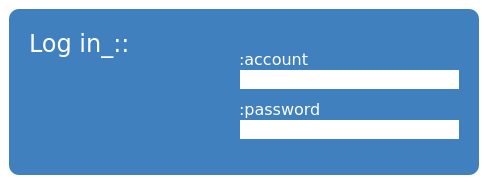
<?xml version="1.0" encoding="UTF-8"?>
<ui version="4.0">
 <class>MainWindow</class>
 <widget class="QMainWindow" name="MainWindow">
  <property name="geometry">
   <rect>
    <x>0</x>
    <y>0</y>
    <width>488</width>
    <height>184</height>
   </rect>
  </property>
  <property name="windowTitle">
   <string>Log In - Sword Art Online</string>
  </property>
  <property name="styleSheet">
   <string notr="true">background-color:rgb(255,255,255)</string>
  </property>
  <widget class="QWidget" name="centralwidget">
   <widget class="QFrame" name="frame">
    <property name="geometry">
     <rect>
      <x>9</x>
      <y>9</y>
      <width>470</width>
      <height>166</height>
     </rect>
    </property>
    <property name="mouseTracking">
     <bool>true</bool>
    </property>
    <property name="tabletTracking">
     <bool>true</bool>
    </property>
    <property name="autoFillBackground">
     <bool>false</bool>
    </property>
    <property name="styleSheet">
     <string notr="true">QFrame{
	color: rgb(255,255,255);
	background-color: rgb(64, 128, 191);
	border-color:none;
	border-style:none;
	border-radius:10px;
}</string>
    </property>
    <property name="frameShape">
     <enum>QFrame::StyledPanel</enum>
    </property>
    <property name="frameShadow">
     <enum>QFrame::Plain</enum>
    </property>
    <widget class="QLabel" name="label_login">
     <property name="geometry">
      <rect>
       <x>20</x>
       <y>20</y>
       <width>421</width>
       <height>41</height>
      </rect>
     </property>
     <property name="font">
      <font>
       <family>DejaVu Sans</family>
       <pointsize>18</pointsize>
      </font>
     </property>
     <property name="styleSheet">
      <string notr="true">QLabel{
	background-color:none;
}</string>
     </property>
     <property name="text">
      <string>Log in_::</string>
     </property>
     <property name="alignment">
      <set>Qt::AlignLeading|Qt::AlignLeft|Qt::AlignTop</set>
     </property>
    </widget>
    <widget class="QLabel" name="label_account">
     <property name="geometry">
      <rect>
       <x>230</x>
       <y>40</y>
       <width>241</width>
       <height>20</height>
      </rect>
     </property>
     <property name="font">
      <font>
       <family>DejaVu Sans</family>
       <pointsize>12</pointsize>
      </font>
     </property>
     <property name="text">
      <string>:account</string>
     </property>
     <property name="alignment">
      <set>Qt::AlignLeading|Qt::AlignLeft|Qt::AlignVCenter</set>
     </property>
    </widget>
    <widget class="QLabel" name="label_password">
     <property name="geometry">
      <rect>
       <x>230</x>
       <y>90</y>
       <width>241</width>
       <height>21</height>
      </rect>
     </property>
     <property name="font">
      <font>
       <family>DejaVu Sans</family>
       <pointsize>12</pointsize>
      </font>
     </property>
     <property name="text">
      <string>:password</string>
     </property>
     <property name="alignment">
      <set>Qt::AlignLeading|Qt::AlignLeft|Qt::AlignVCenter</set>
     </property>
    </widget>
    <widget class="QLineEdit" name="account_line">
     <property name="geometry">
      <rect>
       <x>230</x>
       <y>60</y>
       <width>221</width>
       <height>21</height>
      </rect>
     </property>
     <property name="styleSheet">
      <string notr="true">QLineEdit{
	background-color:rgb(255,255,255);
	border: 1px solid rgb(64, 128, 191);

}</string>
     </property>
    </widget>
    <widget class="QLineEdit" name="password_line">
     <property name="geometry">
      <rect>
       <x>230</x>
       <y>110</y>
       <width>221</width>
       <height>21</height>
      </rect>
     </property>
     <property name="styleSheet">
      <string notr="true">QLineEdit{
	background-color:rgb(255,255,255);
	border: 1px solid rgb(64, 128, 191);
}</string>
     </property>
    </widget>
    <widget class="QPushButton" name="loginbutton">
     <property name="geometry">
      <rect>
       <x>200</x>
       <y>260</y>
       <width>83</width>
       <height>25</height>
      </rect>
     </property>
     <property name="styleSheet">
      <string notr="true">QPushButton {
	background-color: rgb(64, 128, 191);
	border-style:none;
	border-radius:10px;
}</string>
     </property>
     <property name="text">
      <string>Login</string>
     </property>
     <property name="shortcut">
      <string notr="true">Return</string>
     </property>
    </widget>
   </widget>
  </widget>
 </widget>
 <resources/>
 <connections/>
</ui>
